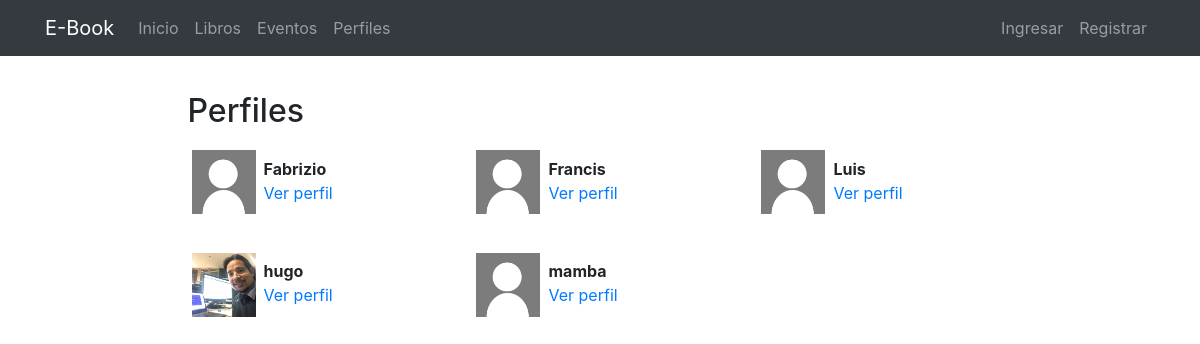
The app's page /profiles/, older data.
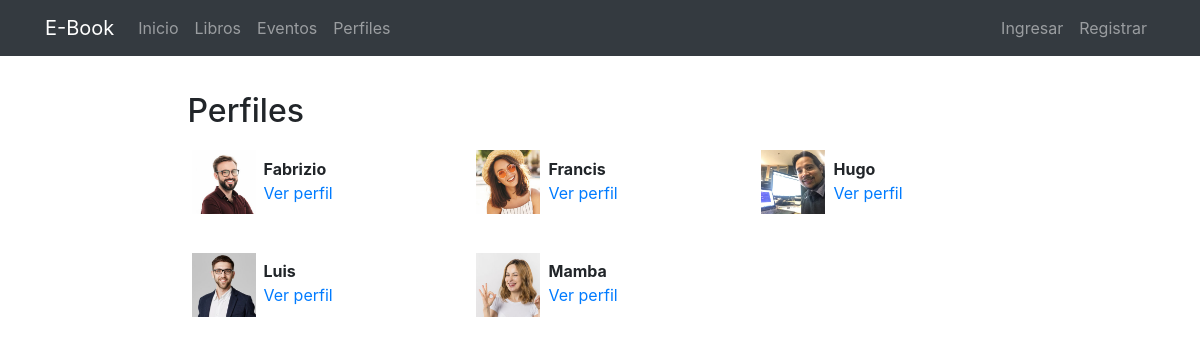
The same page, newer data.
### registration/models.py (models this page shows)
class Profile(models.Model):
    user = models.OneToOneField(User, on_delete=models.CASCADE)
    avatar = models.ImageField(upload_to=custom_upload_to, null=True, blank=True)
    bio = models.TextField(null=True, blank=True)
    link = models.URLField(max_length=200, null=True, blank=True)
    class Meta:
        ordering = ['user__username']

### profiles/views.py (the view)
# urls.py: path('', ProfileListView.as_view(), name='list'),
class ProfileListView(ListView):
    model = Profile
    template_name = 'profiles/profile_list.html'
    paginate_by = 6

### profiles/templates/profiles/profile_list.html (shortened to what this page needs)
{% extends 'core/base.html' %}
{% load static %}
{% block content %}
<main role="main">
  <div class="container">
    <div class="row mt-3">
      <div class="col-md-9 mx-auto mb-5">
        <h2>Perfiles</h2>
        <div class="row">
          {% for profile in profile_list %}
            <div class="col-md-4 mt-2 mb-3 ">
              <div class="row p-1">
                <div class="col-md-12">
                  {% if profile.avatar %}
                    <img src="{{profile.avatar.url}}" class="img-fluid profile-avatar">
                  {% else %}
                    <img src="{% static 'registration/img/no-avatar.jpg' %}" class="img-fluid profile-avatar">
                  {% endif %}
                  <p class="profile-data">
                    <b>{{profile.user|truncatechars:"16"}}</b><br>
                    <a href="{% url 'profiles:detail' profile.user %}">Ver perfil</a>
                  </p>
                </div>
              </div>
            </div>
          {% endfor %}
        </div>
      </div>
    </div>
  </div>
</main>
{% endblock %}

Row changes from the older to the newer data that the page shows:
changed Profile "Fabrizio": avatar: picture added
changed Profile "Francis": avatar: picture added
changed through a linked row, Profile: user "hugo" → "Hugo"; moves up the list
changed Profile "Luis": avatar: picture added
changed Profile: avatar: picture added; user "mamba" → "Mamba"
